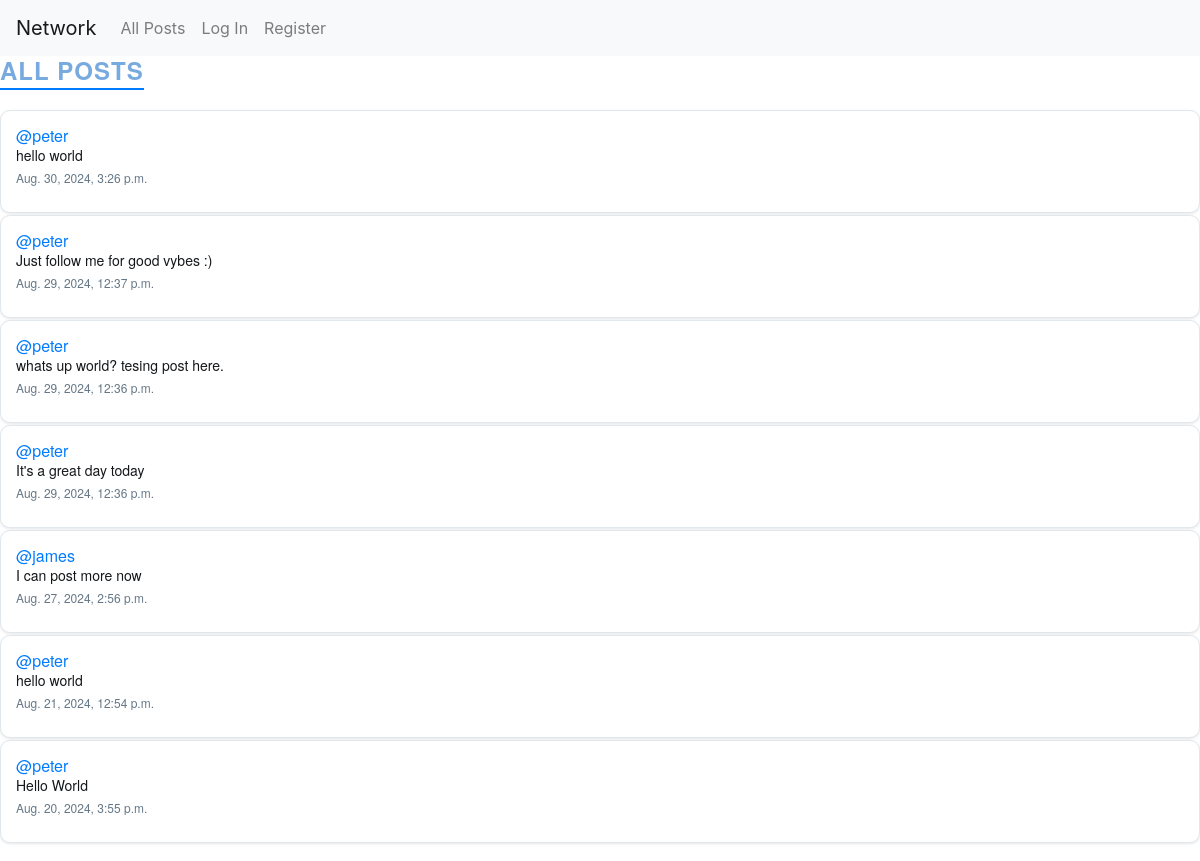
The app's page /, older data.
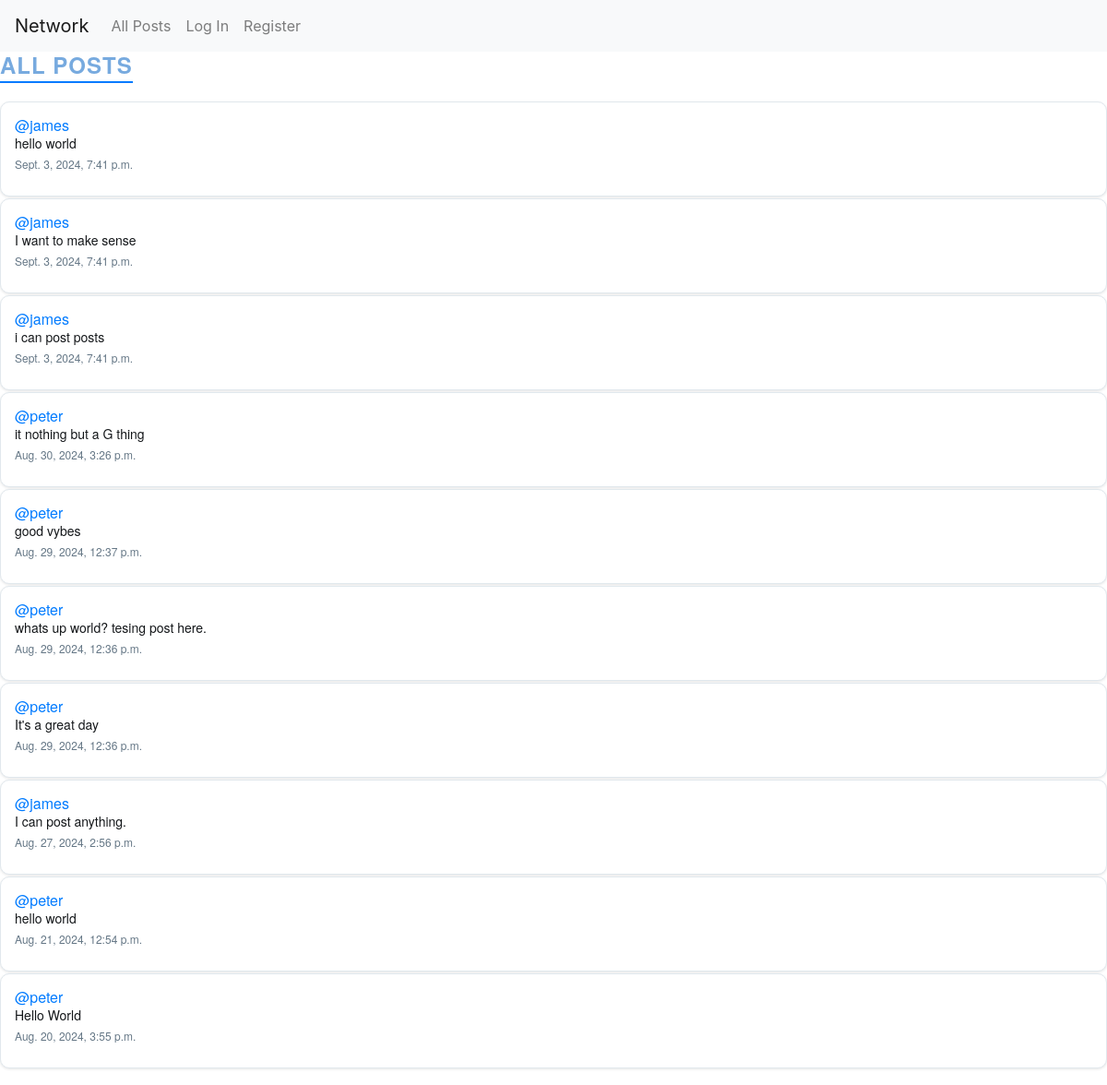
The same page, newer data.
### network/models.py (models this page shows, shortened)
class Post(models.Model):
    content = models.CharField(max_length=260)
    user = models.ForeignKey(User, on_delete=models.CASCADE, related_name="author")
    date = models.DateTimeField(auto_now_add=True)
    likes = models.IntegerField(default=0)
    liked_users = models.ManyToManyField(User, related_name='liked_posts', blank=True)

class User(AbstractUser):
    pass

### network/views.py (the view)
# urls.py: path("", views.index, name="index"),
def index(request):
    allPosts = Post.objects.all().order_by("-id")
    paginator = Paginator(allPosts, 10)
    page_number = request.GET.get('page')
    posts_of_the_page = paginator.get_page(page_number)
    allLikes = Like.objects.all()
    whoYouLiked = []
    try:
        for like in allLikes:
            if like.user.id == request.user.id:
                whoYouLiked.append(like.post.id)
    except:
        whoYouLiked = []
    return render(request, "network/index.html", {
        "allPosts": allPosts,
        "posts_of_the_page": posts_of_the_page,
        "whoYouLiked": whoYouLiked
    })

### network/templates/network/index.html (shortened to what this page needs)
{% extends "network/layout.html" %}
{% block body %}
<h3>All Posts</h3>
<div class="all-posts">
    {% for post in posts_of_the_page %}
    <div class="cols post">
        <h5 class="username"><a href="{% url 'profile' user_id=post.user.id %}">@{{ post.user }}</a></h5>
        <h6 class="content" id="content_{{ post.id }}">{{ post.content }}</h6>
        <p class="date">{{ post.date }}</p>
    </div>
    {% endfor %}
</div>
{% endblock %}

### network/templates/network/layout.html (shortened to what this page needs)
{% load static %}
<!DOCTYPE html>
<html lang="en">
<head>
        <link rel="stylesheet" href="https://cdnjs.cloudflare.com/ajax/libs/font-awesome/6.0.0/css/all.min.css">
        <link rel="stylesheet" href="https://stackpath.bootstrapcdn.com/bootstrap/4.4.1/css/bootstrap.min.css"
>
        <link href="{% static 'network/styles.css' %}" rel="stylesheet">
        <link rel="stylesheet" href="{% static 'path/to/your/styles.css' %}">
</head>
<body>
    <nav class="navbar navbar-expand-lg navbar-light bg-light">
        <a class="navbar-brand" href="{% url 'index' %}">Network</a>
        <div>
            <ul class="navbar-nav mr-auto">
                <li class="nav-item">
                    <a class="nav-link" href="{% url 'index' %}">All Posts</a>
                </li>
                {% if user.is_authenticated %}
                <li class="nav-item">
                    <a class="nav-link" href="{% url 'following' %}">Following</a>
                </li>
                <li class="nav-item">
                    <a class="nav-link" href="{% url 'logout' %}">Log Out</a>
                </li>
                {% else %}
                <li class="nav-item">
                    <a class="nav-link" href="{% url 'login' %}">Log In</a>
                </li>
                <li class="nav-item">
                    <a class="nav-link" href="{% url 'register' %}">Register</a>
                </li>
                {% endif %}
            </ul>
        </div>
    </nav>
    <div class="body">
        {% block body %}
        {% endblock %}
    </div>
</body>
</html>

### network/static/network/styles.css (style rules this page uses)
h3 { font-family:'Helvetica Neue', Arial, sans-serif ; font-size: 24px; color: #77aadf; text-transform: uppercase; letter-spacing: 1px; font-weight: bold; text-align: center; margin-bottom: 20px; border-bottom: 2px solid #007bff; display: inline-block; padding-bottom: 3px; }
.post { border: 1px solid #e1e8ed; border-radius: 10px; padding: 15px; margin-bottom: 2px; background-color: #ffffff; box-shadow: 0 1px 3px rgba(0, 0, 0, 0.1); }
.username { font-family: 'Helvetica Neue', Arial, sans-serif; font-size: 16px; color: #1da1f2; margin-bottom: 2px; }
.content { font-family: 'Helvetica Neue', Arial, sans-serif; font-size: 14px; color: #14171a; margin-bottom: 5px; }
.date { font-family: 'Helvetica Neue', Arial, sans-serif; font-size: 12px; color: #657786; margin-bottom: 10px; }

Row changes from the older to the newer data that the page shows:
added Post: user "james", content "hello world", date "Sept. 3, 2024, 7:41 p.m."
added Post: user "james", content "I want to make sense", date "Sept. 3, 2024, 7:41 p.m."
added Post: user "james", content "i can post posts", date "Sept. 3, 2024, 7:41 p.m."
changed Post: content "hello world" → "it nothing but a G thing"
changed Post: content "Just follow me for good vybes :)" → "good vybes"
changed Post: content "It's a great day today" → "It's a great day"
changed Post: content "I can post more now" → "I can post anything."
